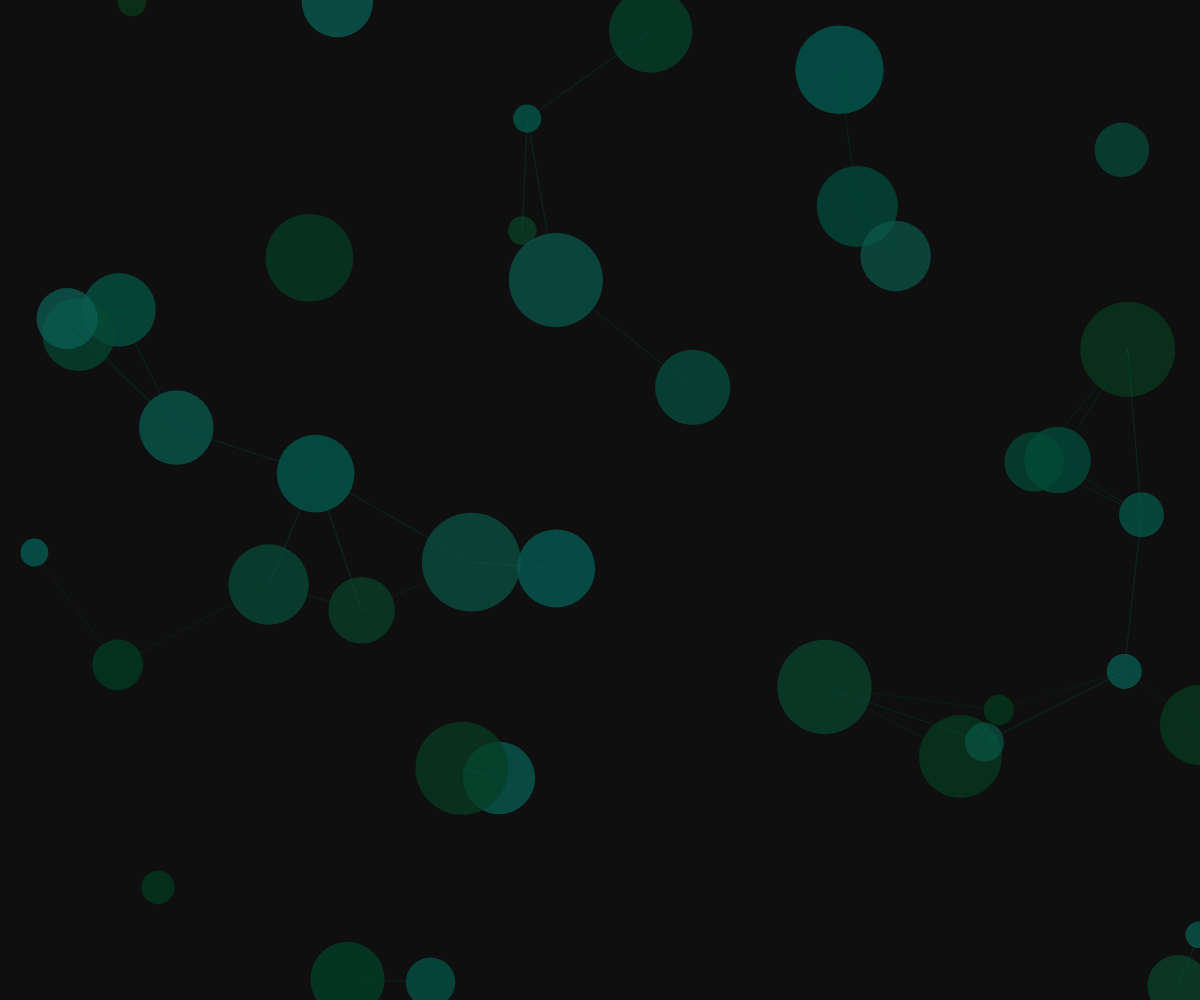
Frame 1 (no input)
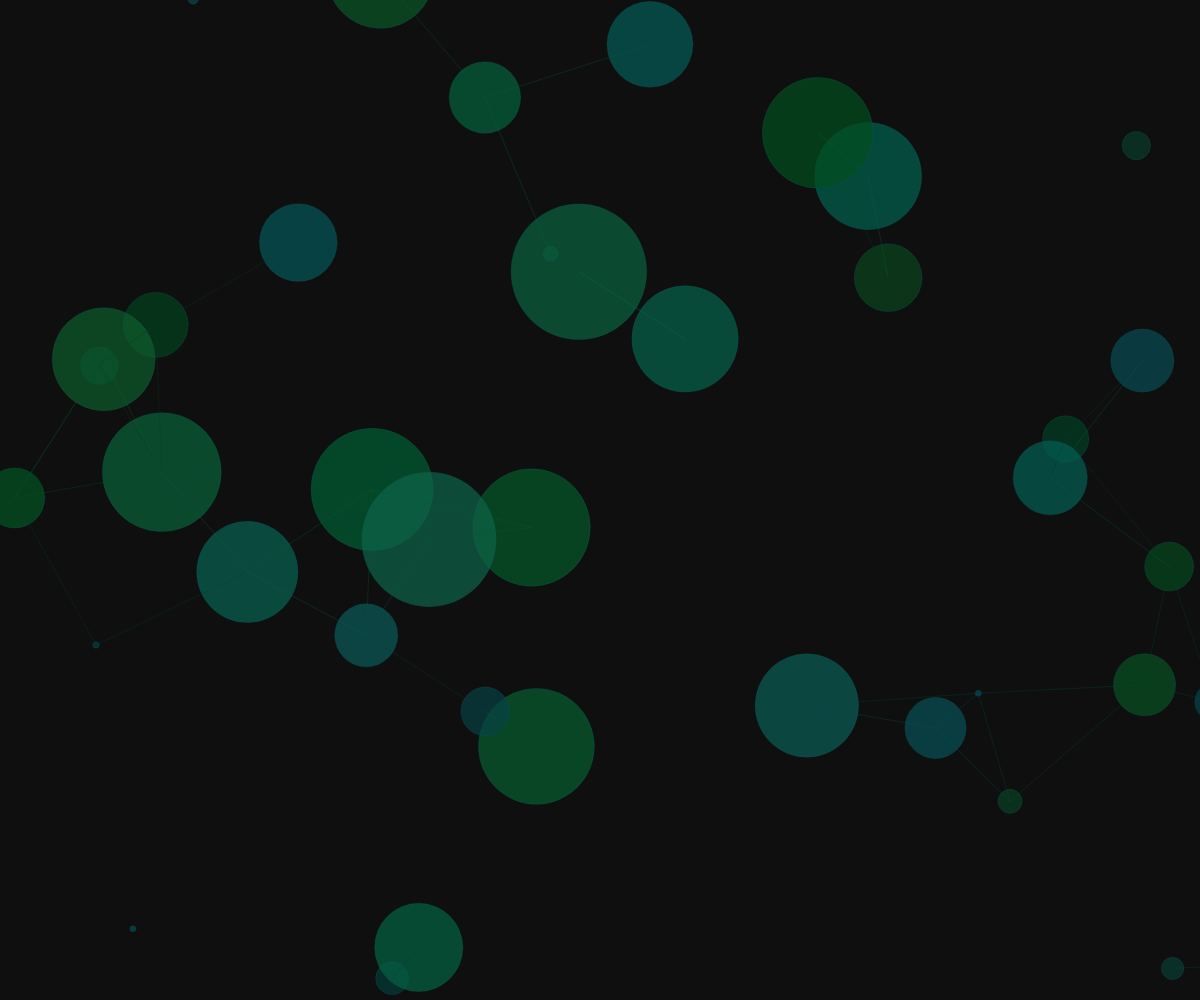
Frame 60 (no input)
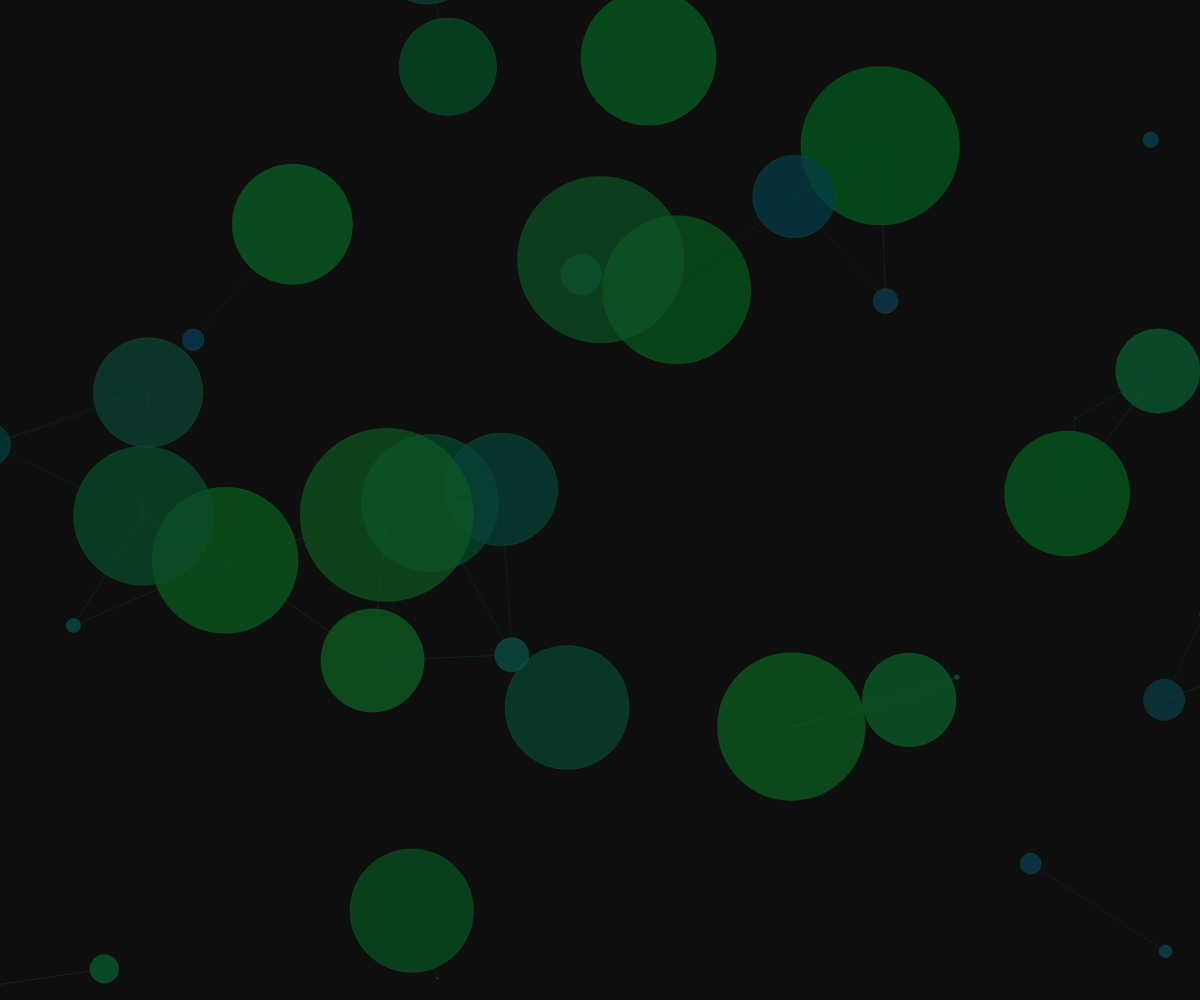
Frame 120 (the mouse pressed at the canvas centre since frame 60)

The p5.js sketch that drew these frames (run headless with seeded random() and noise() and a simulated clock; from frame 60 on, the mouse is pressed at the canvas centre):

// p5.js sketch
// ── sketch.js
let forms = [];
let connections = [];
let colorShift = 0;
let pulse = 0;

function setup() {
  createCanvas(windowWidth, windowHeight);
  noStroke();
  
  // Initialize network of fluid forms
  for (let i = 0; i < 40; i++) {
    forms.push({
      x: random(width),
      y: random(height),
      size: random(25, 100),
      speed: random(0.2, 1.2),
      angle: random(TWO_PI),
      color: color(random(200, 255), random(100, 200), random(50, 150), 200),
      connections: [],
      burst: false,
      burstTimer: 0
    });
  }
}

function draw() {
  background(15);
  
  // Update pulse for color transitions
  pulse += 0.02;
  
  // Update and display forms
  for (let i = 0; i < forms.length; i++) {
    let form = forms[i];
    
    // Drift and change shape
    form.x += cos(form.angle) * form.speed;
    form.y += sin(form.angle) * form.speed;
    form.angle += random(-0.03, 0.03);
    form.size += sin(frameCount * 0.02 + i) * 0.8;
    
    // Add occasional bursts of energy
    if (frameCount % 120 === 0 && i % 3 === 0) {
      form.burst = true;
      form.burstTimer = 0;
    }
    
    if (form.burst) {
      form.burstTimer++;
      form.size *= 1.05;
      form.speed *= 1.02;
      
      if (form.burstTimer > 30) {
        form.burst = false;
      }
    }
    
    // Wrap around screen
    if (form.x < -50) form.x = width + 50;
    if (form.x > width + 50) form.x = -50;
    if (form.y < -50) form.y = height + 50;
    if (form.y > height + 50) form.y = -50;
    
    // Update color with more pronounced shifts
    let hue = (colorShift + i * 0.3) % 360;
    let sat = 80 + sin(pulse + i) * 20;
    let bri = 60 + sin(pulse * 2 + i) * 30;
    form.color = color(hue, sat, bri, 180);
    
    // Draw main form
    fill(form.color);
    ellipse(form.x, form.y, form.size);
  }
  
  // Draw connections between nearby forms with more vivid colors
  beginShape(LINES);
  let connectionCount = 0;
  for (let i = 0; i < forms.length; i++) {
    let form = forms[i];
    for (let j = i + 1; j < forms.length; j++) {
      if (connectionCount > 200) break; // Limit connections per frame
      
      let other = forms[j];
      let d = dist(form.x, form.y, other.x, other.y);
      
      if (d < 180) {
        // Use the color of the first form to determine line color
        stroke(red(form.color), green(form.color), blue(form.color), 80);
        vertex(form.x, form.y);
        vertex(other.x, other.y);
        connectionCount++;
      }
    }
  }
  endShape();
  
  colorShift += 0.02;
}

function windowResized() {
  resizeCanvas(windowWidth, windowHeight);
}
